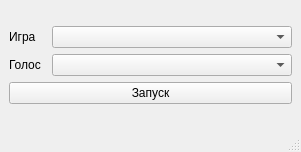
<?xml version="1.0" encoding="UTF-8"?>
<ui version="4.0">
 <class>MainWindow</class>
 <widget class="QMainWindow" name="MainWindow">
  <property name="geometry">
   <rect>
    <x>0</x>
    <y>0</y>
    <width>301</width>
    <height>152</height>
   </rect>
  </property>
  <property name="windowTitle">
   <string>SmartDictor</string>
  </property>
  <widget class="QWidget" name="centralwidget">
   <layout class="QVBoxLayout" name="verticalLayout_4">
    <item>
     <layout class="QVBoxLayout" name="verticalLayout_3">
      <item>
       <layout class="QHBoxLayout" name="horizontalLayout_2">
        <item>
         <layout class="QVBoxLayout" name="verticalLayout_2">
          <item>
           <widget class="QLabel" name="label">
            <property name="text">
             <string>Игра</string>
            </property>
           </widget>
          </item>
          <item>
           <widget class="QLabel" name="label_2">
            <property name="text">
             <string>Голос</string>
            </property>
           </widget>
          </item>
         </layout>
        </item>
        <item>
         <layout class="QVBoxLayout" name="verticalLayout">
          <item>
           <widget class="QComboBox" name="comboBox">
            <property name="sizePolicy">
             <sizepolicy hsizetype="Preferred" vsizetype="Fixed">
              <horstretch>0</horstretch>
              <verstretch>0</verstretch>
             </sizepolicy>
            </property>
            <property name="minimumSize">
             <size>
              <width>240</width>
              <height>0</height>
             </size>
            </property>
           </widget>
          </item>
          <item>
           <widget class="QComboBox" name="comboBox_2"/>
          </item>
         </layout>
        </item>
       </layout>
      </item>
      <item>
       <widget class="QPushButton" name="pushButton">
        <property name="text">
         <string>Запуск</string>
        </property>
       </widget>
      </item>
     </layout>
    </item>
   </layout>
  </widget>
  <widget class="QMenuBar" name="menubar">
   <property name="geometry">
    <rect>
     <x>0</x>
     <y>0</y>
     <width>301</width>
     <height>27</height>
    </rect>
   </property>
  </widget>
  <widget class="QStatusBar" name="statusbar"/>
 </widget>
 <resources/>
 <connections/>
</ui>
